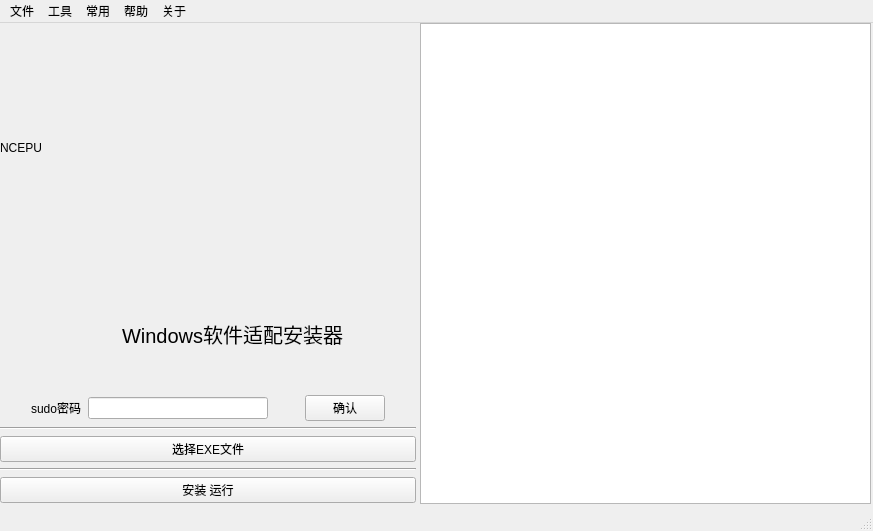
<?xml version="1.0" encoding="UTF-8"?>
<ui version="4.0">
 <class>MainWindow</class>
 <widget class="QMainWindow" name="MainWindow">
  <property name="geometry">
   <rect>
    <x>0</x>
    <y>0</y>
    <width>873</width>
    <height>531</height>
   </rect>
  </property>
  <property name="windowTitle">
   <string>MainWindow</string>
  </property>
  <widget class="QWidget" name="centralwidget">
   <widget class="QWidget" name="verticalLayoutWidget_2">
    <property name="geometry">
     <rect>
      <x>0</x>
      <y>0</y>
      <width>416</width>
      <height>480</height>
     </rect>
    </property>
    <layout class="QVBoxLayout" name="verticalLayout_2">
     <item>
      <widget class="QLabel" name="logolabel">
       <property name="minimumSize">
        <size>
         <width>0</width>
         <height>250</height>
        </size>
       </property>
       <property name="cursor">
        <cursorShape>PointingHandCursor</cursorShape>
       </property>
       <property name="contextMenuPolicy">
        <enum>Qt::NoContextMenu</enum>
       </property>
       <property name="text">
        <string>NCEPU</string>
       </property>
      </widget>
     </item>
     <item>
      <widget class="QLabel" name="label">
       <property name="font">
        <font>
         <pointsize>15</pointsize>
         <kerning>true</kerning>
        </font>
       </property>
       <property name="cursor">
        <cursorShape>PointingHandCursor</cursorShape>
       </property>
       <property name="layoutDirection">
        <enum>Qt::LeftToRight</enum>
       </property>
       <property name="text">
        <string>                      Windows软件适配安装器</string>
       </property>
      </widget>
     </item>
     <item>
      <layout class="QHBoxLayout" name="horizontalLayout_2">
       <item>
        <spacer name="horizontalSpacer">
         <property name="orientation">
          <enum>Qt::Horizontal</enum>
         </property>
         <property name="sizeHint" stdset="0">
          <size>
           <width>40</width>
           <height>20</height>
          </size>
         </property>
        </spacer>
       </item>
       <item>
        <widget class="QLabel" name="label_2">
         <property name="cursor">
          <cursorShape>ForbiddenCursor</cursorShape>
         </property>
         <property name="text">
          <string>sudo密码</string>
         </property>
        </widget>
       </item>
       <item>
        <widget class="QLineEdit" name="passwordEdit">
         <property name="minimumSize">
          <size>
           <width>180</width>
           <height>0</height>
          </size>
         </property>
         <property name="echoMode">
          <enum>QLineEdit::Password</enum>
         </property>
        </widget>
       </item>
       <item>
        <spacer name="horizontalSpacer_3">
         <property name="orientation">
          <enum>Qt::Horizontal</enum>
         </property>
         <property name="sizeHint" stdset="0">
          <size>
           <width>40</width>
           <height>20</height>
          </size>
         </property>
        </spacer>
       </item>
       <item>
        <widget class="QPushButton" name="passwordButton">
         <property name="cursor">
          <cursorShape>PointingHandCursor</cursorShape>
         </property>
         <property name="text">
          <string>确认</string>
         </property>
        </widget>
       </item>
       <item>
        <spacer name="horizontalSpacer_2">
         <property name="orientation">
          <enum>Qt::Horizontal</enum>
         </property>
         <property name="sizeHint" stdset="0">
          <size>
           <width>40</width>
           <height>20</height>
          </size>
         </property>
        </spacer>
       </item>
      </layout>
     </item>
     <item>
      <widget class="Line" name="line_2">
       <property name="orientation">
        <enum>Qt::Horizontal</enum>
       </property>
      </widget>
     </item>
     <item>
      <widget class="QPushButton" name="setexepath_button">
       <property name="cursor">
        <cursorShape>PointingHandCursor</cursorShape>
       </property>
       <property name="text">
        <string>选择EXE文件</string>
       </property>
      </widget>
     </item>
     <item>
      <widget class="Line" name="line">
       <property name="orientation">
        <enum>Qt::Horizontal</enum>
       </property>
      </widget>
     </item>
     <item>
      <widget class="QPushButton" name="installbutton">
       <property name="cursor">
        <cursorShape>PointingHandCursor</cursorShape>
       </property>
       <property name="text">
        <string>安装 运行</string>
       </property>
      </widget>
     </item>
    </layout>
   </widget>
   <widget class="QTextBrowser" name="bashbrowser">
    <property name="geometry">
     <rect>
      <x>420</x>
      <y>0</y>
      <width>451</width>
      <height>481</height>
     </rect>
    </property>
    <property name="cursor" stdset="0">
     <cursorShape>WhatsThisCursor</cursorShape>
    </property>
   </widget>
  </widget>
  <widget class="QMenuBar" name="menubar">
   <property name="geometry">
    <rect>
     <x>0</x>
     <y>0</y>
     <width>873</width>
     <height>23</height>
    </rect>
   </property>
   <widget class="QMenu" name="fileMenu">
    <property name="title">
     <string>文件</string>
    </property>
    <addaction name="fileopenAction"/>
   </widget>
   <widget class="QMenu" name="toolMenu">
    <property name="title">
     <string>工具</string>
    </property>
    <addaction name="wineinstallaction"/>
    <addaction name="winesetaction"/>
    <addaction name="winerestartaction"/>
    <addaction name="wineuninstaller"/>
    <addaction name="purgewine"/>
    <addaction name="othertools"/>
   </widget>
   <widget class="QMenu" name="commonMenu">
    <property name="title">
     <string>常用</string>
    </property>
    <widget class="QMenu" name="menu">
     <property name="title">
      <string>聊天软件</string>
     </property>
     <addaction name="QQ"/>
     <addaction name="wechat"/>
    </widget>
    <widget class="QMenu" name="menu_2">
     <property name="title">
      <string>音乐软件</string>
     </property>
     <addaction name="kugou"/>
     <addaction name="wangyi"/>
     <addaction name="qqmusic_2"/>
    </widget>
    <widget class="QMenu" name="menu_3">
     <property name="title">
      <string>工具</string>
     </property>
     <addaction name="action7_Zip"/>
    </widget>
    <widget class="QMenu" name="menu_4">
     <property name="title">
      <string>办公</string>
     </property>
     <addaction name="dingding"/>
     <addaction name="tengxunmeeting"/>
    </widget>
    <addaction name="menu"/>
    <addaction name="menu_2"/>
    <addaction name="menu_3"/>
    <addaction name="menu_4"/>
   </widget>
   <widget class="QMenu" name="helpMenu">
    <property name="title">
     <string>帮助</string>
    </property>
    <addaction name="luanma"/>
    <addaction name="document"/>
   </widget>
   <widget class="QMenu" name="aboutMenu">
    <property name="title">
     <string>关于</string>
    </property>
    <addaction name="Introduction"/>
   </widget>
   <addaction name="fileMenu"/>
   <addaction name="toolMenu"/>
   <addaction name="commonMenu"/>
   <addaction name="helpMenu"/>
   <addaction name="aboutMenu"/>
  </widget>
  <widget class="QStatusBar" name="statusbar"/>
  <action name="fileopenAction">
   <property name="text">
    <string>打开</string>
   </property>
  </action>
  <action name="wineinstallaction">
   <property name="text">
    <string>wine安装</string>
   </property>
  </action>
  <action name="Introduction">
   <property name="text">
    <string>项目介绍</string>
   </property>
  </action>
  <action name="luanma">
   <property name="text">
    <string>一键解决乱码</string>
   </property>
  </action>
  <action name="winesetaction">
   <property name="text">
    <string>wine设置</string>
   </property>
  </action>
  <action name="winerestartaction">
   <property name="text">
    <string>wine重启</string>
   </property>
  </action>
  <action name="actionQQ">
   <property name="text">
    <string>QQ</string>
   </property>
  </action>
  <action name="QQ">
   <property name="text">
    <string>QQ</string>
   </property>
  </action>
  <action name="wechat">
   <property name="text">
    <string>微信</string>
   </property>
  </action>
  <action name="kugou">
   <property name="text">
    <string>酷狗音乐</string>
   </property>
  </action>
  <action name="wangyi">
   <property name="text">
    <string>网易音乐</string>
   </property>
  </action>
  <action name="qqmusic">
   <property name="text">
    <string>QQ音乐</string>
   </property>
  </action>
  <action name="document">
   <property name="text">
    <string>Wine文档</string>
   </property>
  </action>
  <action name="action7_Zip">
   <property name="text">
    <string>7-Zip</string>
   </property>
  </action>
  <action name="wineuninstaller">
   <property name="text">
    <string>卸载已安装软件</string>
   </property>
  </action>
  <action name="purgewine">
   <property name="text">
    <string>卸载wine</string>
   </property>
  </action>
  <action name="qqmusic_2">
   <property name="text">
    <string>QQ音乐</string>
   </property>
  </action>
  <action name="dingding">
   <property name="text">
    <string>钉钉</string>
   </property>
  </action>
  <action name="tengxunmeeting">
   <property name="text">
    <string>腾讯会议</string>
   </property>
  </action>
  <action name="othertools">
   <property name="text">
    <string>其他工具</string>
   </property>
  </action>
 </widget>
 <resources/>
 <connections/>
</ui>
